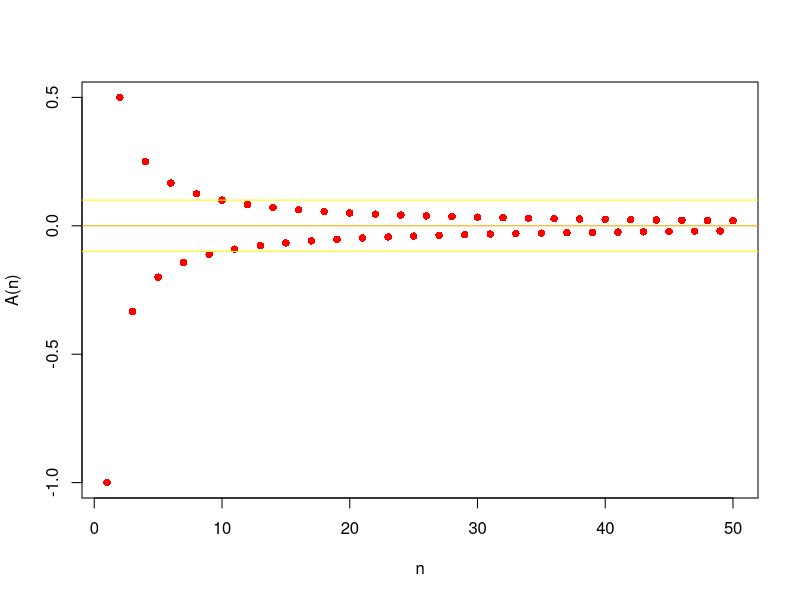

Write the R code that produced this figure.
f <- function(n) {
  (-1)^n * (1/n)
}

plot(f(1:50), 
     pch=16,
     ylab="A(n)",
     xlab="n",
     col="red")
abline(h=0, col="orange")
abline(h=0.1, col="yellow")
abline(h=-0.1, col="yellow")